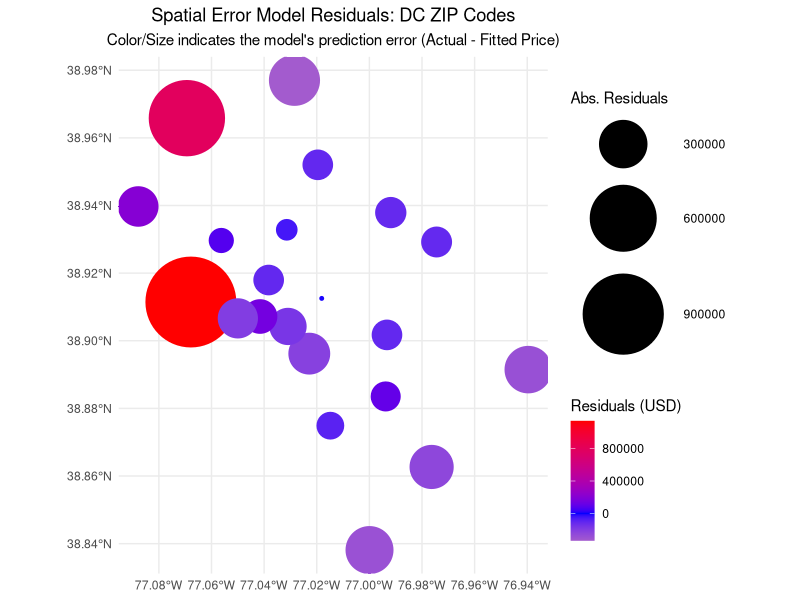
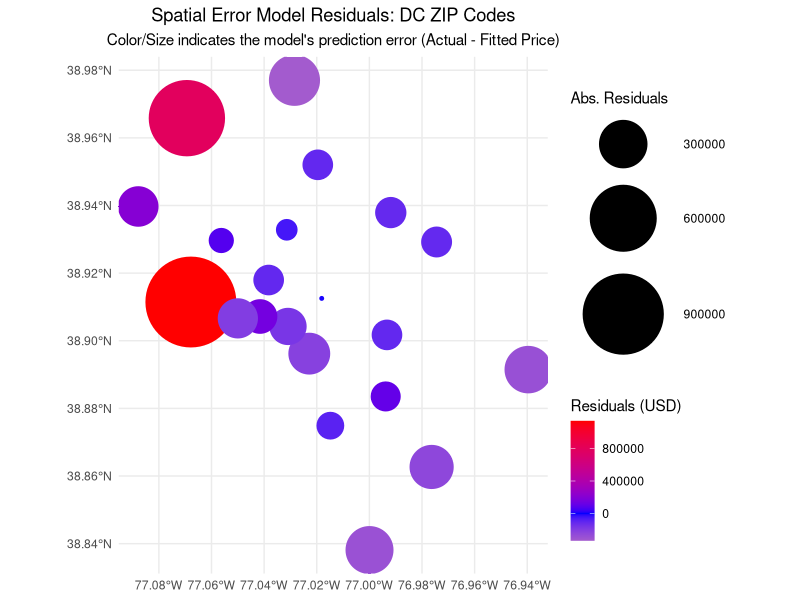

Write the R code that produced these figures, in order.
# 1. Load Necessary Libraries
library(spdep)
library(sp)
library(RANN)
library(spatialreg)
library(ggplot2)

# 2. Load the Data
merged_data <- read.csv("merged.csv")

# 3. Create a Spatial Data Frame
# Remove any rows with missing coordinates
merged_data <- na.omit(merged_data)

coordinates(merged_data) <- ~airbnb_avg_longitude + airbnb_avg_latitude
proj4string(merged_data) <- CRS("+proj=longlat +datum=WGS84")

# 4. Define the Spatial Weights Matrix (W-Matrix)
# Using k-nearest neighbors (k=4)
k_neighbors <- knearneigh(merged_data, k=4)
nb_4 <- knn2nb(k_neighbors)

# Convert to a row-standardized weight matrix
listw_4 <- nb2listw(nb_4, style="W")

# 5. Define the Linear Model Formula
formula <- zillow_median_price ~ airbnb_count

# 6. Run the Spatial Error Model (SEM)
# The function call is simplified, removing the 'type' argument.
spatial_error_model <- spatialreg::errorsarlm(
  formula,
  data = merged_data,
  listw = listw_4
)

# 7. Print the Summary
summary(spatial_error_model)

# R Code for Visualization: Map of Residuals

library(ggplot2)
library(sf)

# 1. Convert the 'sp' object to an 'sf' object for ggplot visualization
merged_sf <- st_as_sf(merged_data)

# 2. Add Residuals and Fitted Values (if not done in step A)
if (!("sem_residuals" %in% names(merged_sf))) {
  merged_sf$sem_residuals <- residuals(spatial_error_model)
}

# Create a bubble map where size and color represent the residual value.
spatial_plot <- ggplot(merged_sf) +
  # Use geom_sf for mapping the spatial points
  geom_sf(aes(size = abs(sem_residuals), color = sem_residuals)) +
  scale_color_gradient2(
    low = "yellow",       # Over-predicted (negative residual)
    mid = "blue",
    high = "red",     # Under-predicted (positive residual)
    midpoint = 0,
    name = "Residuals (USD)"
  ) +
  scale_size(range = c(1, 30), name = "Abs. Residuals") +
  labs(
    title = "Spatial Error Model Residuals: DC ZIP Codes",
    subtitle = "Color/Size indicates the model's prediction error (Actual - Fitted Price)"
  ) +
  theme_minimal() +
  theme(plot.title = element_text(hjust = 0.5),
        plot.subtitle = element_text(hjust = 0.5))

ggsave("Question 1 Spatial Area Model.png", 
       plot = spatial_plot,
       width = 8, 
       height = 8,
       units = "in", 
       dpi = 300)

print(spatial_plot)
